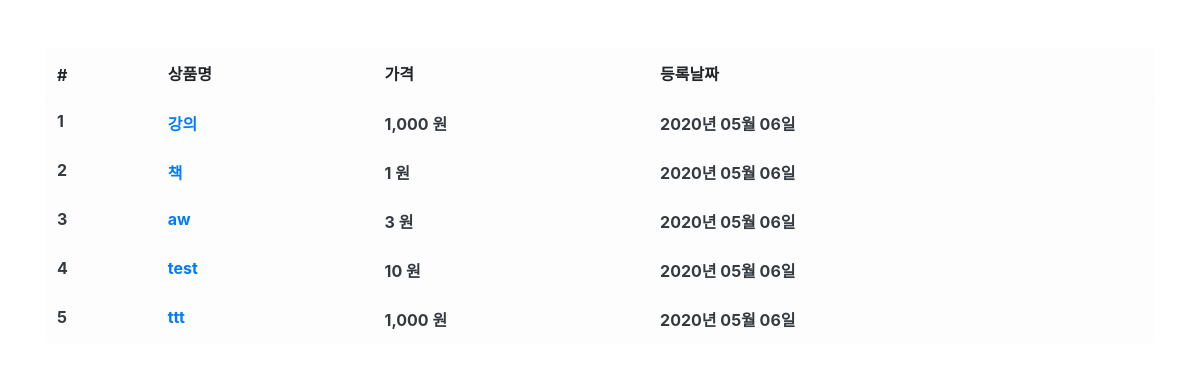
The app's page /product/ with its own data.
### product/models.py (models this page shows, shortened)
class Product(models.Model):
    name = models.CharField(max_length = 256,verbose_name = '상품명')
    price = models.IntegerField(verbose_name = '상품가격')
    description = models.TextField(verbose_name = '상품설명')
    stock = models.IntegerField(verbose_name = '재고')
    register_date = models.DateTimeField(auto_now_add = True, verbose_name = '등록날짜')
    class Meta:
        db_table = 'practice_product'
        verbose_name = '상품'
        verbose_name_plural = '상품'

### product/views.py (the view)
# urls.py: path('product/', ProductList.as_view()),
class ProductList(ListView):
    model = Product
    template_name = 'product.html'
    context_object_name = 'product_list'

### product/templates/product.html (shortened to what this page needs)
{% extends "base.html" %} {% load humanize%}  {% block contents %}
<div class="row mt-5">
  <div class="col-12">
    <table class="table table-light">
      <thead class="thead-lights">
        <tr>
          <th scope="col">#</th>
          <th scope="col">상품명</th>
          <th scope="col">가격</th>
          <th scope="col">등록날짜</th>
        </tr>
      </thead>
      <tbody class="text-dark">
        {% for product in product_list %}
        <tr>
          <th scope="row">{{product.id}}</th>
          <th scope="row">
            <a
              id="product-{{ product.id }}"
              onmouseenter="proudct_detail({{product.id}});"
              onmouseleave="proudct_leave({{product.id}});"
              href="/product/{{product.id}}"
              >{{product.name}}</a
            >
          </th>
          <th scope="row">{{product.price | intcomma }} 원</th>
          <th scope="row">{{product.register_date | date:"Y년 m월 d일"}}</th>
        </tr>
        {% endfor %}
      </tbody>
    </table>
  </div>
</div>
{% endblock %}

### records on screen
Product: id "1", name "강의", price "1,000", register_date "2020년 05월 06일"
Product: id "2", name "책", price "1", register_date "2020년 05월 06일"
Product: id "3", name "aw", price "3", register_date "2020년 05월 06일"
Product: id "4", name "test", price "10", register_date "2020년 05월 06일"
Product: id "5", name "ttt", price "1,000", register_date "2020년 05월 06일"
